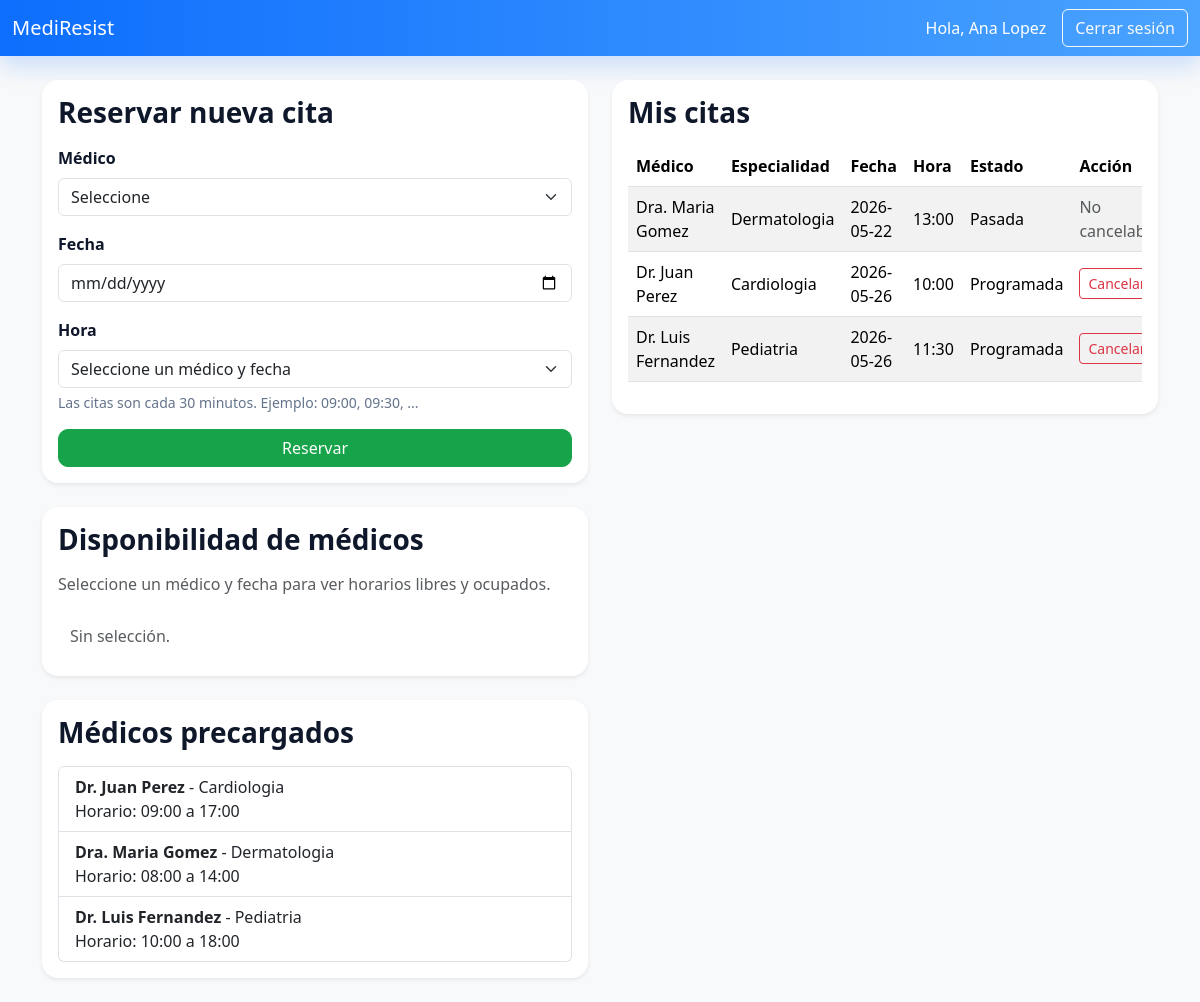
The app's page /dashboard (signed in) with its own data.
### models.py (models this page shows)
class Medico(db.Model):
    __tablename__ = "medicos"
    id = db.Column(db.Integer, primary_key=True)
    nombre = db.Column(db.String(80), nullable=False)
    especialidad = db.Column(db.String(80), nullable=False)
    hora_inicio = db.Column(db.Time, nullable=False)
    hora_fin = db.Column(db.Time, nullable=False)
    duracion_min = db.Column(db.Integer, nullable=False, default=30)
    citas = db.relationship("Cita", backref="medico", lazy=True)

class Cita(db.Model):
    __tablename__ = "citas"
    id = db.Column(db.Integer, primary_key=True)
    usuario_id = db.Column(db.Integer, db.ForeignKey("usuarios.id"), nullable=False)
    medico_id = db.Column(db.Integer, db.ForeignKey("medicos.id"), nullable=False)
    fecha = db.Column(db.Date, nullable=False)
    hora = db.Column(db.Time, nullable=False)
    estado = db.Column(db.String(20), nullable=False, default="programada")
    created_at = db.Column(db.DateTime, default=datetime.now, nullable=False)
    __table_args__ = (
        db.UniqueConstraint(
            "medico_id", "fecha", "hora", name="uq_cita_medico_fecha_hora"
        ),
    )

### app.py (the view)
    @app.route("/dashboard", methods=["GET"])
    @login_required
    def dashboard():
        doctors = Medico.query.all()
        now = datetime.now()
        citas = (
            Cita.query.filter_by(usuario_id=session["user_id"])
            .filter(Cita.estado == "programada")
            .order_by(Cita.fecha.asc(), Cita.hora.asc())
            .all()
        )
        citas_view = []
        for cita in citas:
            cita_dt = combine_date_time(cita.fecha, cita.hora)
            status = "Pasada" if cita_dt < now else "Programada"
            can_cancel = cita_dt - now >= timedelta(hours=2)
            citas_view.append(
                {
                    "cita": cita,
                    "estado": status,
                    "cancelable": can_cancel,
                }
            )
        min_date = (date_type.today() + timedelta(days=1)).strftime("%Y-%m-%d")
        return render_template(
            "dashboard.html",
            doctors=doctors,
            citas=citas_view,
            min_date=min_date,
            user_name=session.get("user_name", ""),
        )

### app.py (called while the page is built)
def login_required(view):
    @wraps(view)
    def wrapped(*args, **kwargs):
        if "user_id" not in session:
            flash("Debe iniciar sesión para continuar.", "error")
            return redirect(url_for("login"))
        return view(*args, **kwargs)
    return wrapped

### utils.py (called while the page is built)
def combine_date_time(fecha: date_type, hora: time_type) -> datetime:
    return datetime.combine(fecha, hora)

### templates/dashboard.html (shortened to what this page needs)
{% extends "base.html" %}
{% block content %}
<div class="row g-4">
    <div class="col-lg-6">
        <div class="card shadow-sm">
            <div class="card-body">
                <h3 class="card-title mb-3">Reservar nueva cita</h3>
                <form method="post" action="{{ url_for('reserve') }}" novalidate>
                    <div class="mb-3">
                        <label class="form-label">Médico</label>
                        <select name="medico_id" id="medico_id" class="form-select" required>
                            <option value="">Seleccione</option>
                        </select>
                    </div>
                    <div class="mb-3">
                        <label class="form-label">Fecha</label>
                        <input type="date" name="fecha" id="fecha" class="form-control" min="{{ min_date }}" required>
                    </div>
                    <div class="mb-3">
                        <label class="form-label">Hora</label>
                        <select name="hora" id="hora" class="form-select" required>
                            <option value="">Seleccione un médico y fecha</option>
                        </select>
                        <div class="form-text">Las citas son cada 30 minutos. Ejemplo: 09:00, 09:30, ...</div>
                    </div>
                    <button type="submit" class="btn btn-success w-100">Reservar</button>
                </form>
            </div>
        </div>
        <div class="card shadow-sm mt-4">
            <div class="card-body">
                <h3 class="card-title mb-3">Disponibilidad de médicos</h3>
                <p class="text-muted mb-3">Seleccione un médico y fecha para ver horarios libres y ocupados.</p>
                <div id="availability-grid" class="availability-grid">
                    <div class="availability-empty text-muted">Sin selección.</div>
                </div>
            </div>
        </div>
        <div class="card shadow-sm mt-4">
            <div class="card-body">
                <h3 class="card-title mb-3">Médicos precargados</h3>
                <ul class="list-group">
                    {% for doctor in doctors %}
                    <li class="list-group-item">
                        <strong>{{ doctor.nombre }}</strong> - {{ doctor.especialidad }}<br>
                        Horario: {{ doctor.hora_inicio.strftime('%H:%M') }} a {{ doctor.hora_fin.strftime('%H:%M') }}
                    </li>
                    {% endfor %}
                </ul>
            </div>
        </div>
    </div>
    <div class="col-lg-6">
        <div class="card shadow-sm">
            <div class="card-body">
                <h3 class="card-title mb-3">Mis citas</h3>
                {% if citas %}
                <div class="table-responsive">
                    <table class="table table-striped align-middle">
                        <thead>
                            <tr>
                                <th>Médico</th>
                                <th>Especialidad</th>
                                <th>Fecha</th>
                                <th>Hora</th>
                                <th>Estado</th>
                                <th>Acción</th>
                            </tr>
                        </thead>
                        <tbody>
                            {% for item in citas %}
                            <tr>
                                <td>{{ item.cita.medico.nombre }}</td>
                                <td>{{ item.cita.medico.especialidad }}</td>
                                <td>{{ item.cita.fecha.strftime('%Y-%m-%d') }}</td>
                                <td>{{ item.cita.hora.strftime('%H:%M') }}</td>
                                <td>{{ item.estado }}</td>
                                <td>
                                    {% if item.estado == 'Programada' and item.cancelable %}
                                    <form method="post" action="{{ url_for('cancel', cita_id=item.cita.id) }}">
                                        <button type="submit" class="btn btn-outline-danger btn-sm" title="Solo se puede cancelar si faltan al menos 2 horas">
                                            Cancelar
                                        </button>
                                    </form>
                                    {% else %}
                                    <span class="text-muted" title="Solo se puede cancelar si faltan al menos 2 horas">No cancelable</span>
                                    {% endif %}
                                </td>
                            </tr>
                            {% endfor %}
                        </tbody>
                    </table>
                </div>
                {% else %}
                <p class="text-muted">No tiene citas registradas.</p>
                {% endif %}
            </div>
        </div>
    </div>
</div>
{% endblock %}

### static/style.css (style rules this page uses)
body { font-family: "Segoe UI", Arial, sans-serif; background: #f4f7fb; color: #1f2a37; }
.card { border: none; border-radius: 16px; box-shadow: 0 12px 24px rgba(15, 23, 42, 0.08); }
.card-title { font-weight: 600; color: #0f172a; }
.btn-primary, .btn-success { border-radius: 10px; }
.btn-success { background-color: #16a34a; border-color: #16a34a; }
.form-label { font-weight: 600; color: #0f172a; }
.form-text { color: #64748b; }
.table thead th { font-weight: 600; }
.availability-grid { display: grid; grid-template-columns: repeat(3, minmax(110px, 1fr)); gap: 12px; }
.availability-empty { padding: 12px; }

### records on screen
Medico: nombre "Dr. Juan Perez", especialidad "Cardiologia", hora_inicio "09:00", hora_fin "17:00", cita.medico.nombre "Dr. Juan Perez", cita.medico.especialidad "Cardiologia"
Medico: nombre "Dra. Maria Gomez", especialidad "Dermatologia", hora_inicio "08:00", hora_fin "14:00", cita.medico.nombre "Dra. Maria Gomez", cita.medico.especialidad "Dermatologia"
Medico: nombre "Dr. Luis Fernandez", especialidad "Pediatria", hora_inicio "10:00", hora_fin "18:00", cita.medico.nombre "Dr. Luis Fernandez", cita.medico.especialidad "Pediatria"
Cita: cita.fecha "2026-05-22", cita.hora "13:00"
Cita: cita.fecha "2026-05-26", cita.hora "10:00"
Cita: cita.fecha "2026-05-26", cita.hora "11:30"

### other values on screen
{{ session.get('user_name', '') }} "Ana Lopez"
{{ item.estado }} "Pasada" "Programada" "Programada"
